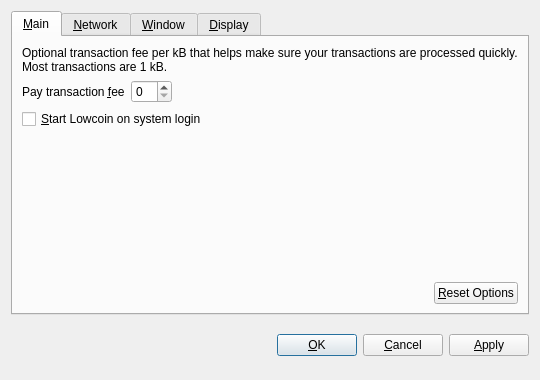
<?xml version="1.0" encoding="UTF-8"?>
<ui version="4.0">
 <class>OptionsDialog</class>
 <widget class="QDialog" name="OptionsDialog">
  <property name="geometry">
   <rect>
    <x>0</x>
    <y>0</y>
    <width>540</width>
    <height>380</height>
   </rect>
  </property>
  <property name="windowTitle">
   <string>Options</string>
  </property>
  <property name="modal">
   <bool>true</bool>
  </property>
  <layout class="QVBoxLayout" name="verticalLayout">
   <item>
    <widget class="QTabWidget" name="tabWidget">
     <property name="tabPosition">
      <enum>QTabWidget::North</enum>
     </property>
     <property name="currentIndex">
      <number>0</number>
     </property>
     <widget class="QWidget" name="tabMain">
      <attribute name="title">
       <string>&amp;Main</string>
      </attribute>
      <layout class="QVBoxLayout" name="verticalLayout_Main">
       <item>
        <widget class="QLabel" name="transactionFeeInfoLabel">
         <property name="text">
          <string>Optional transaction fee per kB that helps make sure your transactions are processed quickly. Most transactions are 1 kB.</string>
         </property>
         <property name="textFormat">
          <enum>Qt::PlainText</enum>
         </property>
         <property name="wordWrap">
          <bool>true</bool>
         </property>
        </widget>
       </item>
       <item>
        <layout class="QHBoxLayout" name="horizontalLayout_1_Main">
         <item>
          <widget class="QLabel" name="transactionFeeLabel">
           <property name="text">
            <string>Pay transaction &amp;fee</string>
           </property>
           <property name="textFormat">
            <enum>Qt::PlainText</enum>
           </property>
           <property name="buddy">
            <cstring>transactionFee</cstring>
           </property>
          </widget>
         </item>
         <item>
          <widget class="BitcoinAmountField" name="transactionFee"/>
         </item>
         <item>
          <spacer name="horizontalSpacer_1_Main">
           <property name="orientation">
            <enum>Qt::Horizontal</enum>
           </property>
           <property name="sizeHint" stdset="0">
            <size>
             <width>40</width>
             <height>20</height>
            </size>
           </property>
          </spacer>
         </item>
        </layout>
       </item>
       <item>
        <widget class="QCheckBox" name="bitcoinAtStartup">
         <property name="toolTip">
          <string>Automatically start Lowcoin after logging in to the system.</string>
         </property>
         <property name="text">
          <string>&amp;Start Lowcoin on system login</string>
         </property>
        </widget>
       </item>
       <item>
        <spacer name="verticalSpacer_Main">
         <property name="orientation">
          <enum>Qt::Vertical</enum>
         </property>
         <property name="sizeHint" stdset="0">
          <size>
           <width>20</width>
           <height>40</height>
          </size>
         </property>
        </spacer>
       </item>
       <item>
        <layout class="QHBoxLayout" name="horizontalLayout_2_Main">
         <item>
          <spacer name="horizontalSpacer_2_Main">
           <property name="orientation">
            <enum>Qt::Horizontal</enum>
           </property>
           <property name="sizeHint" stdset="0">
            <size>
             <width>40</width>
             <height>20</height>
            </size>
           </property>
          </spacer>
         </item>
         <item>
          <widget class="QPushButton" name="resetButton">
           <property name="toolTip">
            <string>Reset all client options to default.</string>
           </property>
           <property name="text">
            <string>&amp;Reset Options</string>
           </property>
           <property name="autoDefault">
            <bool>false</bool>
           </property>
          </widget>
         </item>
        </layout>
       </item>
      </layout>
     </widget>
     <widget class="QWidget" name="tabNetwork">
      <attribute name="title">
       <string>&amp;Network</string>
      </attribute>
      <layout class="QVBoxLayout" name="verticalLayout_Network">
       <item>
        <widget class="QCheckBox" name="mapPortUpnp">
         <property name="toolTip">
          <string>Automatically open the Lowcoin client port on the router. This only works when your router supports UPnP and it is enabled.</string>
         </property>
         <property name="text">
          <string>Map port using &amp;UPnP</string>
         </property>
        </widget>
       </item>
       <item>
        <widget class="QCheckBox" name="connectSocks">
         <property name="toolTip">
          <string>Connect to the Lowcoin network through a SOCKS proxy (e.g. when connecting through Tor).</string>
         </property>
         <property name="text">
          <string>&amp;Connect through SOCKS proxy:</string>
         </property>
        </widget>
       </item>
       <item>
        <layout class="QHBoxLayout" name="horizontalLayout_Network">
         <item>
          <widget class="QLabel" name="proxyIpLabel">
           <property name="text">
            <string>Proxy &amp;IP:</string>
           </property>
           <property name="textFormat">
            <enum>Qt::PlainText</enum>
           </property>
           <property name="buddy">
            <cstring>proxyIp</cstring>
           </property>
          </widget>
         </item>
         <item>
          <widget class="QValidatedLineEdit" name="proxyIp">
           <property name="maximumSize">
            <size>
             <width>140</width>
             <height>16777215</height>
            </size>
           </property>
           <property name="toolTip">
            <string>IP address of the proxy (e.g. 127.0.0.1)</string>
           </property>
          </widget>
         </item>
         <item>
          <widget class="QLabel" name="proxyPortLabel">
           <property name="text">
            <string>&amp;Port:</string>
           </property>
           <property name="textFormat">
            <enum>Qt::PlainText</enum>
           </property>
           <property name="buddy">
            <cstring>proxyPort</cstring>
           </property>
          </widget>
         </item>
         <item>
          <widget class="QLineEdit" name="proxyPort">
           <property name="maximumSize">
            <size>
             <width>55</width>
             <height>16777215</height>
            </size>
           </property>
           <property name="toolTip">
            <string>Port of the proxy (e.g. 9050)</string>
           </property>
          </widget>
         </item>
         <item>
          <widget class="QLabel" name="socksVersionLabel">
           <property name="text">
            <string>SOCKS &amp;Version:</string>
           </property>
           <property name="textFormat">
            <enum>Qt::PlainText</enum>
           </property>
           <property name="buddy">
            <cstring>socksVersion</cstring>
           </property>
          </widget>
         </item>
         <item>
          <widget class="QValueComboBox" name="socksVersion">
           <property name="toolTip">
            <string>SOCKS version of the proxy (e.g. 5)</string>
           </property>
          </widget>
         </item>
         <item>
          <spacer name="horizontalSpacer_Network">
           <property name="orientation">
            <enum>Qt::Horizontal</enum>
           </property>
           <property name="sizeHint" stdset="0">
            <size>
             <width>40</width>
             <height>20</height>
            </size>
           </property>
          </spacer>
         </item>
        </layout>
       </item>
       <item>
        <spacer name="verticalSpacer_Network">
         <property name="orientation">
          <enum>Qt::Vertical</enum>
         </property>
         <property name="sizeHint" stdset="0">
          <size>
           <width>20</width>
           <height>40</height>
          </size>
         </property>
        </spacer>
       </item>
      </layout>
     </widget>
     <widget class="QWidget" name="tabWindow">
      <attribute name="title">
       <string>&amp;Window</string>
      </attribute>
      <layout class="QVBoxLayout" name="verticalLayout_Window">
       <item>
        <widget class="QCheckBox" name="minimizeToTray">
         <property name="toolTip">
          <string>Show only a tray icon after minimizing the window.</string>
         </property>
         <property name="text">
          <string>&amp;Minimize to the tray instead of the taskbar</string>
         </property>
        </widget>
       </item>
       <item>
        <widget class="QCheckBox" name="minimizeOnClose">
         <property name="toolTip">
          <string>Minimize instead of exit the application when the window is closed. When this option is enabled, the application will be closed only after selecting Quit in the menu.</string>
         </property>
         <property name="text">
          <string>M&amp;inimize on close</string>
         </property>
        </widget>
       </item>
       <item>
        <spacer name="verticalSpacer_Window">
         <property name="orientation">
          <enum>Qt::Vertical</enum>
         </property>
         <property name="sizeHint" stdset="0">
          <size>
           <width>20</width>
           <height>40</height>
          </size>
         </property>
        </spacer>
       </item>
      </layout>
     </widget>
     <widget class="QWidget" name="tabDisplay">
      <attribute name="title">
       <string>&amp;Display</string>
      </attribute>
      <layout class="QVBoxLayout" name="verticalLayout_Display">
       <item>
        <layout class="QHBoxLayout" name="horizontalLayout_1_Display">
         <item>
          <widget class="QLabel" name="langLabel">
           <property name="text">
            <string>User Interface &amp;language:</string>
           </property>
           <property name="textFormat">
            <enum>Qt::PlainText</enum>
           </property>
           <property name="buddy">
            <cstring>lang</cstring>
           </property>
          </widget>
         </item>
         <item>
          <widget class="QValueComboBox" name="lang">
           <property name="toolTip">
            <string>The user interface language can be set here. This setting will take effect after restarting Lowcoin.</string>
           </property>
          </widget>
         </item>
        </layout>
       </item>
       <item>
        <layout class="QHBoxLayout" name="horizontalLayout_2_Display">
         <item>
          <widget class="QLabel" name="unitLabel">
           <property name="text">
            <string>&amp;Unit to show amounts in:</string>
           </property>
           <property name="textFormat">
            <enum>Qt::PlainText</enum>
           </property>
           <property name="buddy">
            <cstring>unit</cstring>
           </property>
          </widget>
         </item>
         <item>
          <widget class="QValueComboBox" name="unit">
           <property name="toolTip">
            <string>Choose the default subdivision unit to show in the interface and when sending coins.</string>
           </property>
          </widget>
         </item>
        </layout>
       </item>
       <item>
        <widget class="QCheckBox" name="displayAddresses">
         <property name="toolTip">
          <string>Whether to show Lowcoin addresses in the transaction list or not.</string>
         </property>
         <property name="text">
          <string>&amp;Display addresses in transaction list</string>
         </property>
        </widget>
       </item>
       <item>
        <spacer name="verticalSpacer_Display">
         <property name="orientation">
          <enum>Qt::Vertical</enum>
         </property>
         <property name="sizeHint" stdset="0">
          <size>
           <width>20</width>
           <height>40</height>
          </size>
         </property>
        </spacer>
       </item>
      </layout>
     </widget>
    </widget>
   </item>
   <item>
    <layout class="QHBoxLayout" name="horizontalLayout_Buttons">
     <item>
      <spacer name="horizontalSpacer_1">
       <property name="orientation">
        <enum>Qt::Horizontal</enum>
       </property>
       <property name="sizeHint" stdset="0">
        <size>
         <width>40</width>
         <height>48</height>
        </size>
       </property>
      </spacer>
     </item>
     <item>
      <widget class="QLabel" name="statusLabel">
       <property name="font">
        <font>
         <weight>75</weight>
         <bold>true</bold>
        </font>
       </property>
       <property name="text">
        <string/>
       </property>
       <property name="textFormat">
        <enum>Qt::PlainText</enum>
       </property>
       <property name="wordWrap">
        <bool>true</bool>
       </property>
      </widget>
     </item>
     <item>
      <spacer name="horizontalSpacer_2">
       <property name="orientation">
        <enum>Qt::Horizontal</enum>
       </property>
       <property name="sizeHint" stdset="0">
        <size>
         <width>40</width>
         <height>48</height>
        </size>
       </property>
      </spacer>
     </item>
     <item>
      <widget class="QPushButton" name="okButton">
       <property name="text">
        <string>&amp;OK</string>
       </property>
      </widget>
     </item>
     <item>
      <widget class="QPushButton" name="cancelButton">
       <property name="text">
        <string>&amp;Cancel</string>
       </property>
       <property name="autoDefault">
        <bool>false</bool>
       </property>
      </widget>
     </item>
     <item>
      <widget class="QPushButton" name="applyButton">
       <property name="text">
        <string>&amp;Apply</string>
       </property>
       <property name="autoDefault">
        <bool>false</bool>
       </property>
      </widget>
     </item>
    </layout>
   </item>
  </layout>
 </widget>
 <customwidgets>
  <customwidget>
   <class>BitcoinAmountField</class>
   <extends>QSpinBox</extends>
   <header>bitcoinamountfield.h</header>
  </customwidget>
  <customwidget>
   <class>QValueComboBox</class>
   <extends>QComboBox</extends>
   <header>qvaluecombobox.h</header>
  </customwidget>
  <customwidget>
   <class>QValidatedLineEdit</class>
   <extends>QLineEdit</extends>
   <header>qvalidatedlineedit.h</header>
  </customwidget>
 </customwidgets>
 <resources/>
 <connections/>
</ui>
